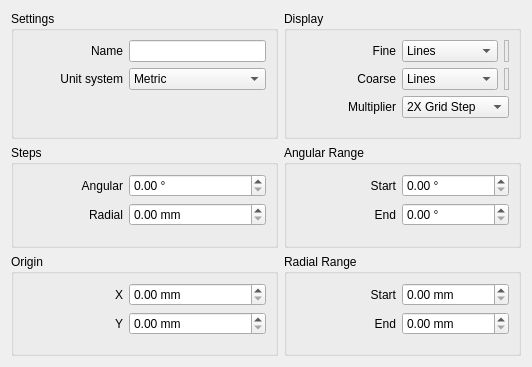
<?xml version="1.0" encoding="UTF-8"?>
<ui version="4.0">
 <class>PolarGridEditorWidget</class>
 <widget class="QWidget" name="PolarGridEditorWidget">
  <property name="geometry">
   <rect>
    <x>0</x>
    <y>0</y>
    <width>532</width>
    <height>367</height>
   </rect>
  </property>
  <property name="windowTitle">
   <string>Form</string>
  </property>
  <layout class="QGridLayout" name="gridLayout">
   <item row="0" column="0">
    <widget class="QGroupBox" name="groupBox_2">
     <property name="title">
      <string>Settings</string>
     </property>
     <layout class="QGridLayout" name="gridLayout_3">
      <item row="2" column="0">
       <spacer name="verticalSpacer_6">
        <property name="orientation">
         <enum>Qt::Vertical</enum>
        </property>
        <property name="sizeHint" stdset="0">
         <size>
          <width>20</width>
          <height>40</height>
         </size>
        </property>
       </spacer>
      </item>
      <item row="1" column="1">
       <widget class="QComboBox" name="unit">
        <item>
         <property name="text">
          <string>Metric</string>
         </property>
        </item>
       </widget>
      </item>
      <item row="0" column="1">
       <widget class="QLineEdit" name="name"/>
      </item>
      <item row="0" column="0">
       <widget class="QLabel" name="label">
        <property name="minimumSize">
         <size>
          <width>100</width>
          <height>0</height>
         </size>
        </property>
        <property name="maximumSize">
         <size>
          <width>100</width>
          <height>16777215</height>
         </size>
        </property>
        <property name="text">
         <string>Name</string>
        </property>
        <property name="alignment">
         <set>Qt::AlignRight|Qt::AlignTrailing|Qt::AlignVCenter</set>
        </property>
        <property name="buddy">
         <cstring>name</cstring>
        </property>
       </widget>
      </item>
      <item row="1" column="0">
       <widget class="QLabel" name="label_2">
        <property name="minimumSize">
         <size>
          <width>100</width>
          <height>0</height>
         </size>
        </property>
        <property name="maximumSize">
         <size>
          <width>100</width>
          <height>16777215</height>
         </size>
        </property>
        <property name="text">
         <string>Unit system</string>
        </property>
        <property name="alignment">
         <set>Qt::AlignRight|Qt::AlignTrailing|Qt::AlignVCenter</set>
        </property>
        <property name="buddy">
         <cstring>unit</cstring>
        </property>
       </widget>
      </item>
     </layout>
    </widget>
   </item>
   <item row="0" column="1">
    <widget class="QGroupBox" name="groupBox_3">
     <property name="title">
      <string>Display</string>
     </property>
     <layout class="QGridLayout" name="gridLayout_4">
      <item row="0" column="0">
       <widget class="QLabel" name="label_4">
        <property name="minimumSize">
         <size>
          <width>100</width>
          <height>0</height>
         </size>
        </property>
        <property name="maximumSize">
         <size>
          <width>100</width>
          <height>16777215</height>
         </size>
        </property>
        <property name="text">
         <string>Fine</string>
        </property>
        <property name="alignment">
         <set>Qt::AlignRight|Qt::AlignTrailing|Qt::AlignVCenter</set>
        </property>
        <property name="buddy">
         <cstring>fineLineStyle</cstring>
        </property>
       </widget>
      </item>
      <item row="0" column="1">
       <layout class="QHBoxLayout" name="horizontalLayout">
        <item>
         <widget class="QComboBox" name="fineLineStyle">
          <item>
           <property name="text">
            <string>Lines</string>
           </property>
          </item>
          <item>
           <property name="text">
            <string>Dots</string>
           </property>
          </item>
          <item>
           <property name="text">
            <string>Do not draw</string>
           </property>
          </item>
         </widget>
        </item>
        <item>
         <widget class="QFrame" name="fineLineColor">
          <property name="frameShape">
           <enum>QFrame::StyledPanel</enum>
          </property>
          <property name="frameShadow">
           <enum>QFrame::Raised</enum>
          </property>
         </widget>
        </item>
       </layout>
      </item>
      <item row="1" column="0">
       <widget class="QLabel" name="label_5">
        <property name="minimumSize">
         <size>
          <width>100</width>
          <height>0</height>
         </size>
        </property>
        <property name="maximumSize">
         <size>
          <width>100</width>
          <height>16777215</height>
         </size>
        </property>
        <property name="text">
         <string>Coarse</string>
        </property>
        <property name="alignment">
         <set>Qt::AlignRight|Qt::AlignTrailing|Qt::AlignVCenter</set>
        </property>
        <property name="buddy">
         <cstring>coarseLineStyle</cstring>
        </property>
       </widget>
      </item>
      <item row="1" column="1">
       <layout class="QHBoxLayout" name="horizontalLayout_2">
        <item>
         <widget class="QComboBox" name="coarseLineStyle">
          <item>
           <property name="text">
            <string>Lines</string>
           </property>
          </item>
          <item>
           <property name="text">
            <string>Dots</string>
           </property>
          </item>
          <item>
           <property name="text">
            <string>Do not draw</string>
           </property>
          </item>
         </widget>
        </item>
        <item>
         <widget class="QFrame" name="coarseLineColor">
          <property name="frameShape">
           <enum>QFrame::StyledPanel</enum>
          </property>
          <property name="frameShadow">
           <enum>QFrame::Raised</enum>
          </property>
         </widget>
        </item>
       </layout>
      </item>
      <item row="2" column="0">
       <widget class="QLabel" name="label_6">
        <property name="minimumSize">
         <size>
          <width>100</width>
          <height>0</height>
         </size>
        </property>
        <property name="maximumSize">
         <size>
          <width>100</width>
          <height>16777215</height>
         </size>
        </property>
        <property name="text">
         <string>Multiplier</string>
        </property>
        <property name="alignment">
         <set>Qt::AlignRight|Qt::AlignTrailing|Qt::AlignVCenter</set>
        </property>
        <property name="buddy">
         <cstring>coarseMultiplier</cstring>
        </property>
       </widget>
      </item>
      <item row="2" column="1">
       <widget class="QComboBox" name="coarseMultiplier">
        <item>
         <property name="text">
          <string>2X Grid Step</string>
         </property>
        </item>
        <item>
         <property name="text">
          <string>5X Grid Step</string>
         </property>
        </item>
        <item>
         <property name="text">
          <string>10X Grid Step</string>
         </property>
        </item>
       </widget>
      </item>
      <item row="3" column="0">
       <spacer name="verticalSpacer_7">
        <property name="orientation">
         <enum>Qt::Vertical</enum>
        </property>
        <property name="sizeHint" stdset="0">
         <size>
          <width>20</width>
          <height>40</height>
         </size>
        </property>
       </spacer>
      </item>
     </layout>
    </widget>
   </item>
   <item row="1" column="0">
    <widget class="QGroupBox" name="groupBox_4">
     <property name="title">
      <string>Steps</string>
     </property>
     <layout class="QGridLayout" name="gridLayout_5">
      <item row="0" column="0">
       <widget class="QLabel" name="label_7">
        <property name="minimumSize">
         <size>
          <width>100</width>
          <height>0</height>
         </size>
        </property>
        <property name="maximumSize">
         <size>
          <width>100</width>
          <height>16777215</height>
         </size>
        </property>
        <property name="text">
         <string>Angular</string>
        </property>
        <property name="alignment">
         <set>Qt::AlignRight|Qt::AlignTrailing|Qt::AlignVCenter</set>
        </property>
        <property name="buddy">
         <cstring>stepAngle</cstring>
        </property>
       </widget>
      </item>
      <item row="1" column="0">
       <widget class="QLabel" name="label_8">
        <property name="minimumSize">
         <size>
          <width>100</width>
          <height>0</height>
         </size>
        </property>
        <property name="maximumSize">
         <size>
          <width>100</width>
          <height>16777215</height>
         </size>
        </property>
        <property name="text">
         <string>Radial</string>
        </property>
        <property name="alignment">
         <set>Qt::AlignRight|Qt::AlignTrailing|Qt::AlignVCenter</set>
        </property>
        <property name="buddy">
         <cstring>stepRadius</cstring>
        </property>
       </widget>
      </item>
      <item row="2" column="0">
       <spacer name="verticalSpacer_5">
        <property name="orientation">
         <enum>Qt::Vertical</enum>
        </property>
        <property name="sizeHint" stdset="0">
         <size>
          <width>20</width>
          <height>40</height>
         </size>
        </property>
       </spacer>
      </item>
      <item row="0" column="1">
       <widget class="QDoubleSpinBox" name="stepAngle">
        <property name="suffix">
         <string> °</string>
        </property>
        <property name="maximum">
         <double>360.000000000000000</double>
        </property>
       </widget>
      </item>
      <item row="1" column="1">
       <widget class="QDoubleSpinBox" name="stepRadius">
        <property name="suffix">
         <string> mm</string>
        </property>
        <property name="maximum">
         <double>999999.989999999990687</double>
        </property>
       </widget>
      </item>
     </layout>
    </widget>
   </item>
   <item row="1" column="1">
    <widget class="QGroupBox" name="groupBox_6">
     <property name="title">
      <string>Angular Range</string>
     </property>
     <layout class="QGridLayout" name="gridLayout_6">
      <item row="0" column="0">
       <widget class="QLabel" name="label_9">
        <property name="minimumSize">
         <size>
          <width>100</width>
          <height>0</height>
         </size>
        </property>
        <property name="maximumSize">
         <size>
          <width>100</width>
          <height>16777215</height>
         </size>
        </property>
        <property name="text">
         <string>Start</string>
        </property>
        <property name="alignment">
         <set>Qt::AlignRight|Qt::AlignTrailing|Qt::AlignVCenter</set>
        </property>
        <property name="buddy">
         <cstring>angleStart</cstring>
        </property>
       </widget>
      </item>
      <item row="1" column="1">
       <widget class="QDoubleSpinBox" name="angleEnd">
        <property name="suffix">
         <string> °</string>
        </property>
        <property name="maximum">
         <double>360.000000000000000</double>
        </property>
       </widget>
      </item>
      <item row="1" column="0">
       <widget class="QLabel" name="label_10">
        <property name="minimumSize">
         <size>
          <width>100</width>
          <height>0</height>
         </size>
        </property>
        <property name="maximumSize">
         <size>
          <width>100</width>
          <height>16777215</height>
         </size>
        </property>
        <property name="text">
         <string>End</string>
        </property>
        <property name="alignment">
         <set>Qt::AlignRight|Qt::AlignTrailing|Qt::AlignVCenter</set>
        </property>
        <property name="buddy">
         <cstring>angleEnd</cstring>
        </property>
       </widget>
      </item>
      <item row="2" column="0">
       <spacer name="verticalSpacer_8">
        <property name="orientation">
         <enum>Qt::Vertical</enum>
        </property>
        <property name="sizeHint" stdset="0">
         <size>
          <width>20</width>
          <height>40</height>
         </size>
        </property>
       </spacer>
      </item>
      <item row="0" column="1">
       <widget class="QDoubleSpinBox" name="angleStart">
        <property name="suffix">
         <string> °</string>
        </property>
        <property name="maximum">
         <double>360.000000000000000</double>
        </property>
       </widget>
      </item>
     </layout>
    </widget>
   </item>
   <item row="2" column="0">
    <widget class="QGroupBox" name="groupBox_5">
     <property name="title">
      <string>Origin</string>
     </property>
     <layout class="QGridLayout" name="gridLayout_7">
      <item row="1" column="0">
       <widget class="QLabel" name="label_12">
        <property name="minimumSize">
         <size>
          <width>100</width>
          <height>0</height>
         </size>
        </property>
        <property name="maximumSize">
         <size>
          <width>100</width>
          <height>16777215</height>
         </size>
        </property>
        <property name="text">
         <string>Y</string>
        </property>
        <property name="alignment">
         <set>Qt::AlignRight|Qt::AlignTrailing|Qt::AlignVCenter</set>
        </property>
        <property name="buddy">
         <cstring>originY</cstring>
        </property>
       </widget>
      </item>
      <item row="1" column="1">
       <widget class="QDoubleSpinBox" name="originY">
        <property name="suffix">
         <string> mm</string>
        </property>
        <property name="maximum">
         <double>1000000000.000000000000000</double>
        </property>
       </widget>
      </item>
      <item row="0" column="1">
       <widget class="QDoubleSpinBox" name="originX">
        <property name="suffix">
         <string> mm</string>
        </property>
        <property name="maximum">
         <double>1000000000.000000000000000</double>
        </property>
       </widget>
      </item>
      <item row="0" column="0">
       <widget class="QLabel" name="label_11">
        <property name="minimumSize">
         <size>
          <width>100</width>
          <height>0</height>
         </size>
        </property>
        <property name="maximumSize">
         <size>
          <width>100</width>
          <height>16777215</height>
         </size>
        </property>
        <property name="text">
         <string>X</string>
        </property>
        <property name="alignment">
         <set>Qt::AlignRight|Qt::AlignTrailing|Qt::AlignVCenter</set>
        </property>
        <property name="buddy">
         <cstring>originX</cstring>
        </property>
       </widget>
      </item>
      <item row="2" column="1">
       <spacer name="verticalSpacer_4">
        <property name="orientation">
         <enum>Qt::Vertical</enum>
        </property>
        <property name="sizeHint" stdset="0">
         <size>
          <width>20</width>
          <height>40</height>
         </size>
        </property>
       </spacer>
      </item>
     </layout>
    </widget>
   </item>
   <item row="2" column="1">
    <widget class="QGroupBox" name="groupBox">
     <property name="title">
      <string>Radial Range</string>
     </property>
     <layout class="QGridLayout" name="gridLayout_2">
      <item row="0" column="0">
       <widget class="QLabel" name="label_14">
        <property name="minimumSize">
         <size>
          <width>100</width>
          <height>0</height>
         </size>
        </property>
        <property name="maximumSize">
         <size>
          <width>100</width>
          <height>16777215</height>
         </size>
        </property>
        <property name="text">
         <string>Start</string>
        </property>
        <property name="alignment">
         <set>Qt::AlignRight|Qt::AlignTrailing|Qt::AlignVCenter</set>
        </property>
        <property name="buddy">
         <cstring>radiusStart</cstring>
        </property>
       </widget>
      </item>
      <item row="0" column="1">
       <widget class="QDoubleSpinBox" name="radiusStart">
        <property name="suffix">
         <string> mm</string>
        </property>
        <property name="maximum">
         <double>999999.989999999990687</double>
        </property>
       </widget>
      </item>
      <item row="1" column="0">
       <widget class="QLabel" name="label_13">
        <property name="minimumSize">
         <size>
          <width>100</width>
          <height>0</height>
         </size>
        </property>
        <property name="maximumSize">
         <size>
          <width>100</width>
          <height>16777215</height>
         </size>
        </property>
        <property name="text">
         <string>End</string>
        </property>
        <property name="alignment">
         <set>Qt::AlignRight|Qt::AlignTrailing|Qt::AlignVCenter</set>
        </property>
        <property name="buddy">
         <cstring>radiusEnd</cstring>
        </property>
       </widget>
      </item>
      <item row="1" column="1">
       <widget class="QDoubleSpinBox" name="radiusEnd">
        <property name="suffix">
         <string> mm</string>
        </property>
        <property name="maximum">
         <double>999999.989999999990687</double>
        </property>
       </widget>
      </item>
      <item row="2" column="0">
       <spacer name="verticalSpacer_9">
        <property name="orientation">
         <enum>Qt::Vertical</enum>
        </property>
        <property name="sizeHint" stdset="0">
         <size>
          <width>20</width>
          <height>33</height>
         </size>
        </property>
       </spacer>
      </item>
     </layout>
    </widget>
   </item>
  </layout>
 </widget>
 <tabstops>
  <tabstop>name</tabstop>
  <tabstop>unit</tabstop>
  <tabstop>fineLineStyle</tabstop>
  <tabstop>coarseLineStyle</tabstop>
  <tabstop>coarseMultiplier</tabstop>
  <tabstop>stepAngle</tabstop>
  <tabstop>stepRadius</tabstop>
  <tabstop>angleStart</tabstop>
  <tabstop>angleEnd</tabstop>
  <tabstop>originX</tabstop>
  <tabstop>originY</tabstop>
  <tabstop>radiusStart</tabstop>
  <tabstop>radiusEnd</tabstop>
 </tabstops>
 <resources/>
 <connections/>
</ui>
